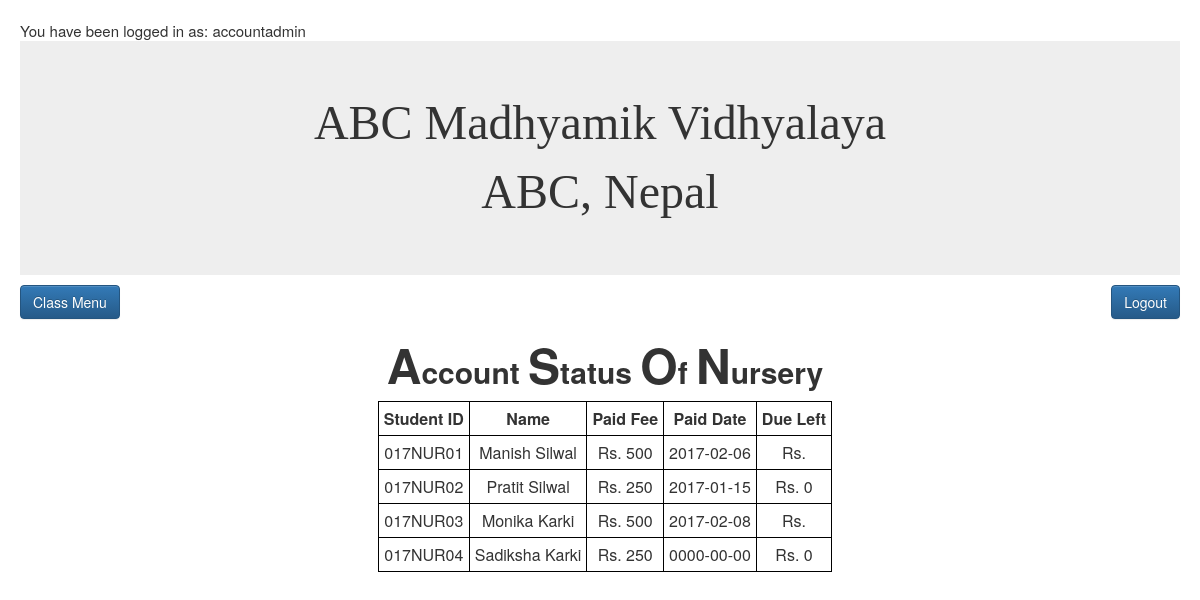
Page /accnursery.php (signed in) on the committed database.
### tables this page shows
CREATE TABLE `payment_status` (
  `student_id` varchar(15) NOT NULL,
  `paid` int(11) NOT NULL,
  `paid_date` date NOT NULL,
  `dueleft` int(11) DEFAULT NULL
);

CREATE TABLE `studentinfo` (
  `student_id` varchar(15) NOT NULL,
  `fname` varchar(30) NOT NULL,
  `mname` varchar(30) DEFAULT NULL,
  `lname` varchar(30) NOT NULL,
  `gender` enum('M','F') NOT NULL,
  `dobad` date NOT NULL,
  `dobbs` date NOT NULL,
  `doa` date NOT NULL,
  `email` varchar(30) NOT NULL,
  `adgrade` varchar(15) NOT NULL,
  `rollno` int(11) NOT NULL,
  `address_temp_street` varchar(30) DEFAULT NULL,
  `address_temp_ward` int(11) DEFAULT NULL,
  `address_temp_vdcmun` varchar(30) DEFAULT NULL,
  `address_temp_district` varchar(20) DEFAULT NULL,
  `address_temp_zone` varchar(20) DEFAULT NULL,
  `address_temp_country` varchar(20) DEFAULT NULL,
  `address_per_street` varchar(20) NOT NULL,
  `address_per_ward` int(11) NOT NULL,
  `address_per_vdcmun` varchar(20) NOT NULL,
  `address_per_district` varchar(20) NOT NULL,
  `address_per_zone` varchar(20) NOT NULL,
  `address_per_country` varchar(20) NOT NULL
);

### accnursery.php (the view, shortened to what this page needs)
<?php
include_once('control.php');
?>
<html>
<head>
<link rel="stylesheet" href="bootstrap-3.3.7-dist/css/bootstrap.min.css"/>
<link rel="stylesheet" href="bootstrap-3.3.7-dist/css/bootstrap-theme.min.css">
<link id="theme-style" rel="stylesheet" href="css/style.css">
</head>
<body>
<div class="jumbotron"><center><font face="Analecta" size="13">ABC Madhyamik Vidhyalaya</font><br><font face="Analecta" size="10">ABC, Nepal</font></center></div>
<a href="accountview.php" class="btn btn-primary" role="button" target="_top">Class Menu</a>
<a href="logout.php" class="btn btn-primary pull-right" role="button"  target="_top">Logout</a>
<div class="container">
<h2 style="text-align: center;"><font size="16">A</font>ccount <font size="16">S</font>tatus <font size="16">O</font>f <font size="16">N</font>ursery</h2>
<?php
$qry="SELECT * FROM studentinfo INNER JOIN payment_status ON studentinfo.student_id = payment_status.student_id WHERE studentinfo.adgrade='Nursery' ";
$result = mysqli_query($db,$qry);
if ($result->num_rows> 0) {
         echo "<center><table><tr><th>Student ID</th><th>Name</th><th>Paid Fee</th><th>Paid Date</th><th>Due Left</th></tr>";
     while($row =  $result->fetch_assoc()) {
         echo "<tr><td>". $row["student_id"]. "</td><td>" .$row["fname"]. " " . $row["mname"]. " " . $row["lname"] . "</td><td>"."Rs. ".$row["paid"]. "</td><td>".$row["paid_date"]. "</td><td>"."Rs. ".$row["dueleft"]."</td></tr>";
     }
        echo "</table></center>";
} else {
     echo "0 results";
}
?>

### css/style.css (style rules this page uses)
html, body { position: relative; height: 100%; font-size: 15px; padding: 10px; -webkit-font-smoothing: antialiased; -moz-osx-font-smoothing: grayscale; }
h1,h2,h3,h4,h5,h6 { font-weight: 700; }
a { color: #CB4335; -webkit-transition: all 0.4s ease-in-out; -moz-transition: all 0.4s ease-in-out; -ms-transition: all 0.4s ease-in-out; -o-transition: all 0.4s ease-in-out; }
.jumbotron { margin-bottom: 10px; }

### accnursery.php (style rules this page uses)
table, th, td { border: 1px solid black; text-align: center; padding: 5px; }

### rows in the picture
payment_status: student_id "017NUR01", studentinfo.fname "Manish", studentinfo.lname "Silwal", paid "500", paid_date "2017-02-06"
payment_status: student_id "017NUR02", studentinfo.fname "Pratit", studentinfo.lname "Silwal", paid "250", paid_date "2017-01-15", dueleft "0"
payment_status: student_id "017NUR03", studentinfo.fname "Monika", studentinfo.lname "Karki", paid "500", paid_date "2017-02-08"
payment_status: student_id "017NUR04", studentinfo.fname "Sadiksha", studentinfo.lname "Karki", paid "250", paid_date "0000-00-00", dueleft "0"

### other values in the picture
$_SESSION["CurrentUser"] "accountadmin"
